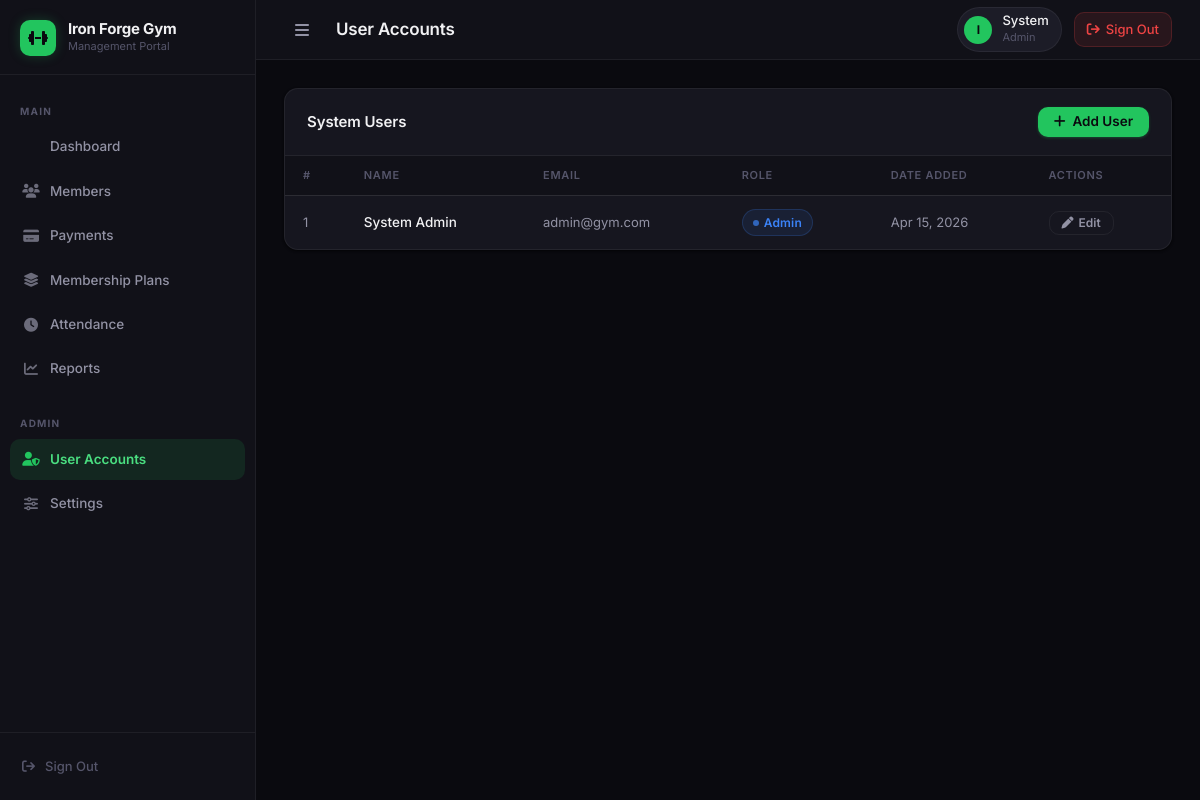
The page /admin/users.php (signed in) on the database its author committed.
### tables this page shows
CREATE TABLE gym_settings (
    id INT AUTO_INCREMENT PRIMARY KEY,
    gym_name VARCHAR(100) NOT NULL,
    contact_email VARCHAR(100),
    contact_phone VARCHAR(20),
    address TEXT,
    currency VARCHAR(10) DEFAULT 'PHP',
    created_at TIMESTAMP DEFAULT CURRENT_TIMESTAMP
);

CREATE TABLE users (
    id INT AUTO_INCREMENT PRIMARY KEY,
    full_name VARCHAR(100) NOT NULL,
    email VARCHAR(100) NOT NULL UNIQUE,
    phone VARCHAR(20),
    password VARCHAR(255) NOT NULL,
    role ENUM('admin', 'staff') NOT NULL DEFAULT 'staff',
    permissions VARCHAR(255) DEFAULT NULL,
    created_at TIMESTAMP DEFAULT CURRENT_TIMESTAMP
);

### includes/functions.php (called while the page is built, shortened)
<?php
function formatDate($dateString) {
    return date('M d, Y', strtotime($dateString));
}
function getGymSettings($pdo) {
    $stmt = $pdo->query("SELECT * FROM gym_settings LIMIT 1");
    return $stmt->fetch();
}
?>

### config/config.php (called while the page is built, shortened)
<?php
function has_permission($module) {
    if ($_SESSION['user_role'] === 'admin') return true;
    $perms = $_SESSION['user_permissions'] ?? [];
    return in_array($module, $perms);
}
?>

### admin/users.php (the view, shortened to what this page needs)
<?php
$pageTitle = 'User Accounts';
require_once '../includes/header.php';
$stmt = $pdo->query("SELECT * FROM users ORDER BY created_at DESC");
$users = $stmt->fetchAll();
?>
<div class="card">
    <div class="card-header">
        <span class="card-title">System Users</span>
        <button class="btn btn-primary" onclick="document.getElementById('addUserModal').classList.add('open')">
            <i class="fas fa-plus"></i> Add User
        </button>
    </div>
    <div class="table-responsive">
        <table>
            <thead>
                <tr>
                    <th>#</th>
                    <th>Name</th>
                    <th>Email</th>
                    <th>Role</th>
                    <th>Date Added</th>
                    <th>Actions</th>
                </tr>
            </thead>
            <tbody>
                <?php foreach ($users as $u): ?>
                    <tr>
                        <td class="td-muted"><?= $u->id ?></td>
                        <td class="td-name"><?= htmlspecialchars($u->full_name) ?></td>
                        <td class="td-muted"><?= htmlspecialchars($u->email) ?></td>
                        <td>
                            <span class="badge badge-<?= $u->role ?>">
                                <?= ucfirst($u->role) ?>
                            </span>
                        </td>
                        <td class="td-muted"><?= formatDate($u->created_at) ?></td>
                        <td>
                            <a href="edit_user.php?id=<?= $u->id ?>" class="btn btn-ghost btn-sm">
                                <i class="fas fa-pen"></i> Edit
                            </a>
                        </td>
                    </tr>
                <?php endforeach; ?>
            </tbody>
        </table>
    </div>
</div>
<?php require_once '../includes/footer.php'; ?>

### includes/header.php (shortened to what this page needs)
<?php
require_once __DIR__ . '/../config/config.php';
require_once __DIR__ . '/../config/database.php';
require_once __DIR__ . '/functions.php';
$settings = getGymSettings($pdo);
$pageTitle = $pageTitle ?? 'Dashboard';
?>
<!DOCTYPE html>
<html lang="en">
<head>
    <link rel="stylesheet" href="https://cdnjs.cloudflare.com/ajax/libs/font-awesome/6.5.0/css/all.min.css">
    <link rel="stylesheet" href="<?= APP_URL ?>/assets/css/style.css">
    <link href="https://cdn.jsdelivr.net/npm/tom-select@2.2.2/dist/css/tom-select.css" rel="stylesheet">
</head>
<body>
    <div class="app-container">
        <?php include 'sidebar.php'; ?>
        <main class="main-content">
            <header class="topbar">
                <div class="topbar-left">
                    <button id="sidebar-toggle" class="btn-icon" title="Toggle sidebar">
                        <i class="fas fa-bars"></i>
                    </button>
                    <h2><?= htmlspecialchars($pageTitle) ?></h2>
                </div>
                <div class="topbar-right">
                    <div class="user-chip">
                        <div class="user-avatar"><?= $initials ?></div>
                        <div>
                            <div class="user-chip-name"><?= htmlspecialchars(explode(' ', $_SESSION['user_name'])[0]) ?></div>
                            <div class="user-chip-role"><?= ucfirst(htmlspecialchars($_SESSION['user_role'])) ?></div>
                        </div>
                    </div>
                    <a href="<?= APP_URL ?>/auth/logout.php" class="btn-logout" title="Sign out">
                        <i class="fas fa-arrow-right-from-bracket"></i>
                        <span>Sign Out</span>
                    </a>
                </div>
            </header>
            <div class="content-wrapper">

### includes/sidebar.php
<?php
$current_page = basename($_SERVER['PHP_SELF']);
$current_dir  = basename(dirname($_SERVER['PHP_SELF']));
$gymName = $settings->gym_name ?? 'Gym';
$initials = strtoupper(substr($gymName, 0, 1));
?>
<aside class="sidebar" id="sidebar">
    <div class="sidebar-brand">
        <div class="brand-icon">
            <i class="fas fa-dumbbell"></i>
        </div>
        <div>
            <div class="brand-name"><?= htmlspecialchars($gymName) ?></div>
            <div class="brand-sub">Management Portal</div>
        </div>
    </div>
    <ul class="sidebar-nav">
        <li class="nav-section-label">Main</li>
        <li class="nav-item <?= ($current_page === 'dashboard.php') ? 'active' : '' ?>">
            <a href="<?= APP_URL ?>/dashboard.php">
                <span class="nav-icon"><i class="fas fa-grid-2"></i></span>
                Dashboard
            </a>
        </li>
        <?php if (has_permission('members')): ?>
        <li class="nav-item <?= ($current_dir === 'members') ? 'active' : '' ?>">
            <a href="<?= APP_URL ?>/members/index.php">
                <span class="nav-icon"><i class="fas fa-users"></i></span>
                Members
            </a>
        </li>
        <?php endif; ?>
        <?php if (has_permission('payments')): ?>
        <li class="nav-item <?= ($current_dir === 'payments') ? 'active' : '' ?>">
            <a href="<?= APP_URL ?>/payments/index.php">
                <span class="nav-icon"><i class="fas fa-credit-card"></i></span>
                Payments
            </a>
        </li>
        <?php endif; ?>
        <?php if (has_permission('plans')): ?>
        <li class="nav-item <?= ($current_dir === 'plans') ? 'active' : '' ?>">
            <a href="<?= APP_URL ?>/plans/index.php">
                <span class="nav-icon"><i class="fas fa-layer-group"></i></span>
                Membership Plans
            </a>
        </li>
        <?php endif; ?>
        <?php if (has_permission('attendance')): ?>
        <li class="nav-item <?= ($current_dir === 'attendance') ? 'active' : '' ?>">
            <a href="<?= APP_URL ?>/attendance/index.php">
                <span class="nav-icon"><i class="fas fa-clock"></i></span>
                Attendance
            </a>
        </li>
        <?php endif; ?>
        <?php if (has_permission('reports')): ?>
        <li class="nav-item <?= ($current_dir === 'reports') ? 'active' : '' ?>">
            <a href="<?= APP_URL ?>/reports/index.php">
                <span class="nav-icon"><i class="fas fa-chart-line"></i></span>
                Reports
            </a>
        </li>
        <?php endif; ?>
        <?php if ($_SESSION['user_role'] === 'admin'): ?>
        <li class="nav-section-label" style="margin-top: 8px;">Admin</li>
        <li class="nav-item <?= ($current_dir === 'admin' && $current_page === 'users.php') ? 'active' : '' ?>">
            <a href="<?= APP_URL ?>/admin/users.php">
                <span class="nav-icon"><i class="fas fa-user-shield"></i></span>
                User Accounts
            </a>
        </li>
        <li class="nav-item <?= ($current_dir === 'admin' && $current_page === 'settings.php') ? 'active' : '' ?>">
            <a href="<?= APP_URL ?>/admin/settings.php">
                <span class="nav-icon"><i class="fas fa-sliders"></i></span>
                Settings
            </a>
        </li>
        <?php endif; ?>
    </ul>
    <div class="sidebar-footer">
        <a href="<?= APP_URL ?>/auth/logout.php">
            <span class="nav-icon"><i class="fas fa-arrow-right-from-bracket"></i></span>
            Sign Out
        </a>
    </div>
</aside>

### rows shown on the page
gym_settings: gym_name "Iron Forge Gym", gym_name "I"
users: id "1", full_name "System Admin", email "admin@gym.com", role "Admin", created_at "Apr 15, 2026"

### other values the page prints
$pageTitle "User Accounts"
explode(' ', $_SESSION['user_name'])[0] "System"
$_SESSION['user_role'] "Admin"
